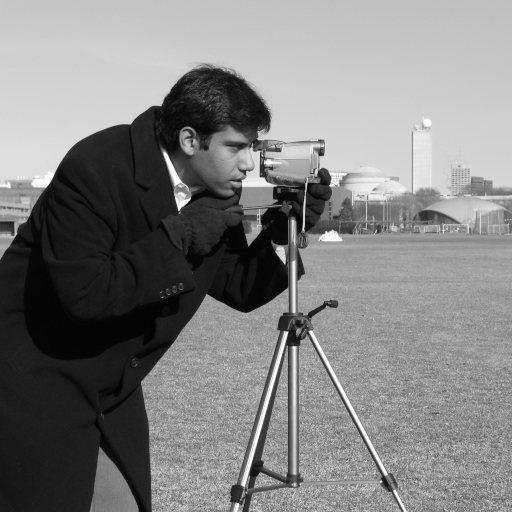
#> input picture skimage.data.camera(), 512 x 512 px; its folder holds only this picture in this run
$ jupyter execute --allow-errors '2.07 Working with images.ipynb'   (shell and % lines are left out)   (older library calls are emulated)
#> lines starting #> are read from the running program, lines starting #| are printed output that depends on the picture; after the words box and inside, x2 and y2 are one past the last pixel; in counts of white or black regions, pixels touching at a corner belong together
# Working with images

Learn to work with images in Python.

## Contents
0. Install packages
1. PIL = Python Image Library
2. Webcolors
3. Importing some pictures with SciPy
4. Basic image information retrieval with SK Learn

## 0. Install packages

## 1. PIL =  Python Image Library

The PIL / pillow library provides following methods:
 - Image.open => open an image
 - .load => load the data of the image
 - .size => returns the dimensions of the image (width*height)
 - .getdata => returns the data of the pixels

 !!! images are often too large for Jupyter to handle. Make sure your image is small enough.

[cell 1]
import PIL
print(dir(PIL))

[cell 2]
from glob import glob
my_jpgs = glob('*.jpg')
print(my_jpgs)

[cell 3]
# Basic script: open and load an image with pillow and return
from PIL import Image #import PIL.Image
#im = Image.open('OpenCV.png') #open your image
#> (the rest of this cell did not finish here and is left out)

#> (a cell that did not finish here is left out)

#> (a cell that did not finish here is left out)

#> (a cell that did not finish here is left out)

[cell 7]
# split an image in to r,g,b, channels
from PIL import Image

#inimg=Image.open("OpenCV.png").convert("RGB")
#> (the rest of this cell did not finish here and is left out)

[cell 8]
# convert image from jpg to png
from PIL import Image
#> (the rest of this cell did not finish here and is left out)

## 2. Webcolors

Webcolors is a python module to provide utility functions for working with standard color names as defined by HTML and CSS specs.

See: https://webcolors.readthedocs.io/en/1.10/

[cell 9]
#basic script
import webcolors
webcolors.hex_to_name('#daa520')
webcolors.name_to_rgb('lime')
webcolors.rgb_to_name((0,255,0))

[cell 10]
# script to find the closest webcolor available
# https://stackoverflow.com/questions/9694165/convert-rgb-color-to-english-color-name-like-green-with-python
import webcolors

def closest_colour(requested_colour):
#> called with requested_colour = (0, 250, 0)
    min_colours = {}
    for key, name in webcolors.css3_hex_to_names.items():
        r_c, g_c, b_c = webcolors.hex_to_rgb(key)
        rd = (r_c - requested_colour[0]) ** 2
        gd = (g_c - requested_colour[1]) ** 2
        bd = (b_c - requested_colour[2]) ** 2
        min_colours[(rd + gd + bd)] = name
    return min_colours[min(min_colours.keys())]

def get_colour_name(requested_colour):
    try:
        closest_name = actual_name = webcolors.rgb_to_name(requested_colour)
    except ValueError:
        closest_name = closest_colour(requested_colour)
        actual_name = None
    return actual_name, closest_name

requested_colour = (0,250,0)
#> (the rest of this cell did not finish here and is left out)

[cell 11]
# This is a working script that counts colours in RGB. Source: https://www.youtube.com/watch?v=CSU0Ar-koR4 + added functionality
from PIL import Image
from collections import Counter
import prettytable

#> (the rest of this cell did not finish here and is left out)

[cell 12]
### This is the script I send to Sensemakers
from PIL import Image
#im = Image.open('OpenCV.png').convert('RGB')
#> (the rest of this cell did not finish here and is left out)

## 3. SciPy : Importeren van foto's

Source: https://www.python-course.eu/python_image_processing.php

[cell 13]

from scipy import misc
import matplotlib.pyplot as plt

#get the image 'ascent'
#> (the rest of this cell did not finish here and is left out)

### Importing the racoon

[cell 14]
# From same dataset import the racoon
import scipy.misc
import matplotlib.pyplot as plt
#> (the rest of this cell did not finish here and is left out)

## 4. Basic image information retrieval with SK Learn

### 4a. Otsu filter to select the foreground

[cell 15]
# first import an image and show it
import matplotlib.pyplot as plt
from skimage import data
from skimage import filters
camera = data.camera()
#> camera is the input picture: shape (512, 512); min 0, max 255, mean 129.1
plt.imshow(camera)

[cell 16]
#use the otsu filter to select only the foreground
val = filters.threshold_otsu(camera)
#> val = 102
mask = camera < val
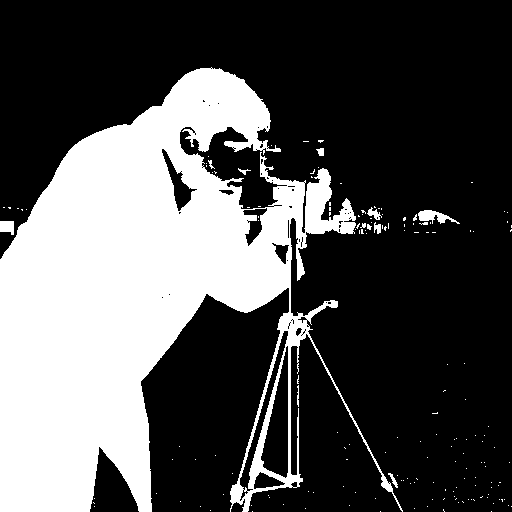
#> mask: shape (512, 512) bool; 32% white; 169 white regions (158 under 20 px), largest, box (x1, y1, x2, y2) and area: (0, 67, 403, 512) 82763, (418, 210, 460, 224) 286, (0, 221, 14, 235) 163
plt.imshow(mask)

### 4b. Getting the data from an image: histogram

[cell 17]
#Histogram Jupyter Notebook
import matplotlib
import matplotlib.pyplot as plt
import numpy as np
import skimage
from skimage import data
cat = data.chelsea()
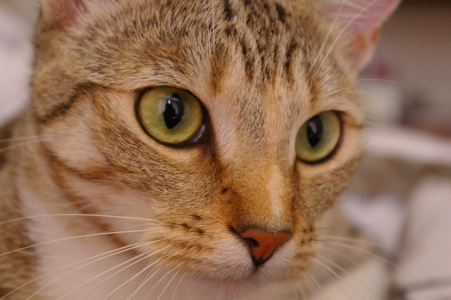
#> input picture skimage.data.chelsea(), 451 x 300 px
#> cat is the input picture: shape (300, 451, 3); mean R, G, B 147.7, 111.4, 86.8
plt.hist(cat.ravel(), bins=256, histtype='step', color='black');
print(skimage.data.camera)
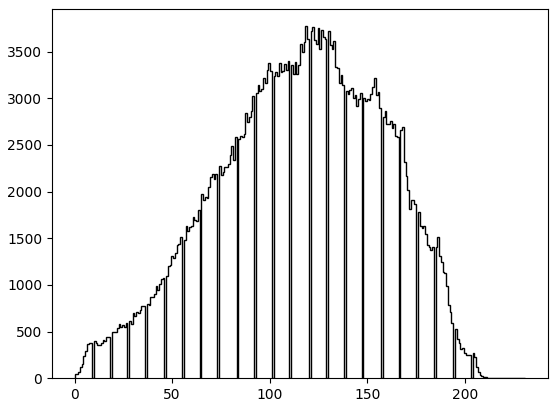
#> figure drawn by matplotlib, 1 panel

[cell 18]
# skimage.transform.resize : https://scikit-image.org/docs/dev/api/skimage.transform.html#skimage.transform.resize
# skimage.transform.resize(image, output_shape, order=None, mode='reflect', cval=0, clip=True,
#preserve_range=False, anti_aliasing=None, anti_aliasing_sigma=None)

from skimage import data
from skimage.transform import resize
image = data.camera()
resize(image, (100, 100)).shape
#> Out = (100, 100)
